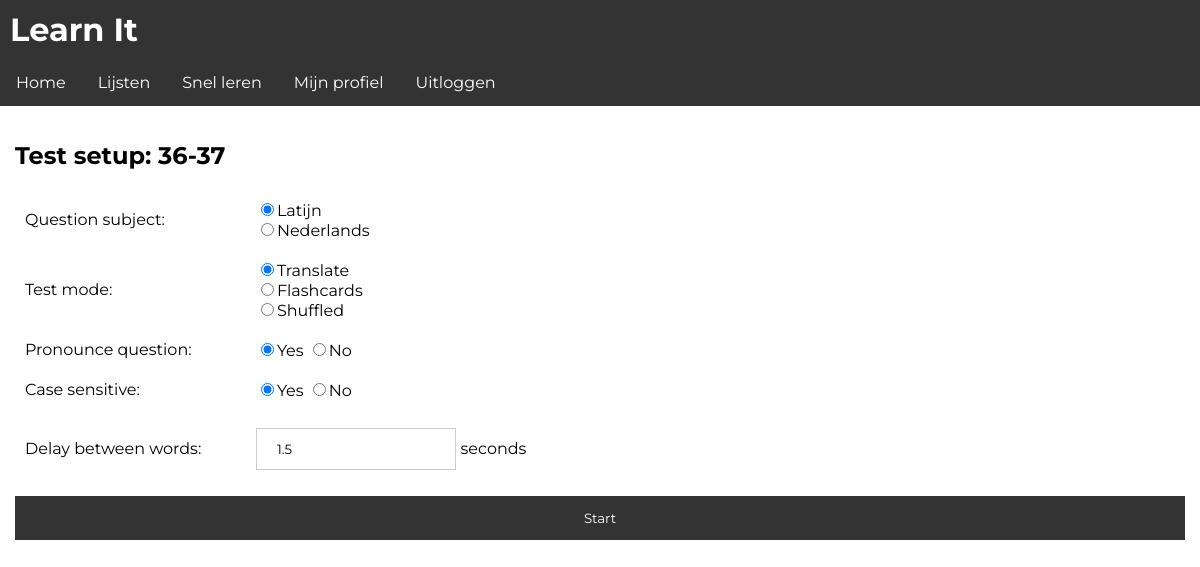
Page /app/test/14 (signed in) on the committed database.
### learnit/models.py (models this page shows, shortened)
class List(models.Model):
    name = models.CharField(max_length=255)
    owner = models.ForeignKey(to=User, on_delete=models.CASCADE)
    question_subject = models.ForeignKey(to=Subject, on_delete=models.PROTECT, related_name='question_subject')
    answer_subject = models.ForeignKey(to=Subject, on_delete=models.PROTECT, related_name='answer_subject')
    questions = models.ManyToManyField(to=Question)

class Subject(models.Model):
    name = models.CharField(max_length=255)
    name_dutch = models.CharField(max_length=255, default="UNKNOWN")
    tts_support = models.BooleanField(default=False)

### learnit/views.py (the view, shortened to what this page needs)
# urls.py: path('app/test/<int:list_id>', views.test, name='test'),
def test(request, list_id):
    try:
        n_list = List.objects.get(pk=list_id, owner=request.user)
    except:
        return redirect('/app/lists')
    if not request.GET:
        return render(request, 'app/test_setup.html', generate_context(request, {
            'list': n_list
        }))

### learnit/views.py (called while the page is built)
def generate_context(request, context):
    if request.user.is_authenticated:
        settings = Settings.objects.get(user=request.user)
        context['settings_theme'] = settings.interface_theme
        context['settings_lang'] = settings.interface_language
    return context

### templates/app/test_setup.html (shortened to what this page needs)
{% extends 'base.html' %}
{% block content %}
    <h2>Test setup: {{ list.name }}</h2>
    <form method="get" action="" id="form">
        <table id="test_form">
            <tr>
                <td>Question subject:</td>
                {% if settings_lang == 0 %}
                    <td>
                        <input type="radio" name="question_subject" value="question"
                               checked="checked">{{ list.question_subject }} <br>
                        <input type="radio" name="question_subject" value="answer">{{ list.answer_subject }}
                    </td>
                {% elif settings_lang == 1 %}
                    <td>
                        <input type="radio" name="question_subject" value="question"
                               checked="checked">{{ list.question_subject.name_dutch }} <br>
                        <input type="radio" name="question_subject" value="answer">{{ list.answer_subject.name_dutch }}
                    </td>
                {% endif %}
            </tr>
            <tr>
                <td>Test mode:</td>
                <td>
                    <input type="radio" name="test_mode" value="translate" checked="checked">Translate <br>
                    <input type="radio" name="test_mode" value="flashcards">Flashcards <br>
                    <input type="radio" name="test_mode" value="shuffle">Shuffled
                </td>
            </tr>
            <tr>
                <td>Pronounce question:</td>
                <td>
                    <input type="radio" name="tts" value="yes" checked="checked">Yes
                    <input type="radio" name="tts" value="no">No
                </td>
            </tr>
            <tr>
                <td>Case sensitive:</td>
                <td>
                    <input type="radio" name="case_sensitive" value="yes" checked="checked">Yes
                    <input type="radio" name="case_sensitive" value="no">No
                </td>
            </tr>
            <tr>
                <td>Delay between words:</td>
                <td>
                    <input id="delay_input" type="number" name="delay" value="1.5"> seconds
                </td>
            </tr>
        </table>
        <input type="submit" value="Start">
    </form>
{% endblock %}

### learnit/static/css/style_light.css (style rules this page uses)
html, body { margin: 0; padding: 0; }
* { font-family: 'Montserrat', sans-serif; }
input[type=text], input[type=password], input[type=email], input[type=number], select { width: 100%; padding: 12px 20px; margin: 8px 0; display: inline-block; border: 1px solid #ccc; box-sizing: border-box; width: 100%; }
input[type=submit], button { width: 100%; background-color: #333; color: white; padding: 14px 20px; margin: 8px 0; border: none; cursor: pointer; }
table { width: 100%; vertical-align: top; text-align: left; border-spacing: 0; border-collapse: collapse; }
td { width: auto; }
td { margin: 0; padding: 10px; }
h2 { font-weight: bold; }
#test_form { width: 50%; }
#delay_input { width: 60%; }

### rows in the picture
List: name "36-37", question_subject.name_dutch "Latijn", answer_subject.name_dutch "Nederlands"
